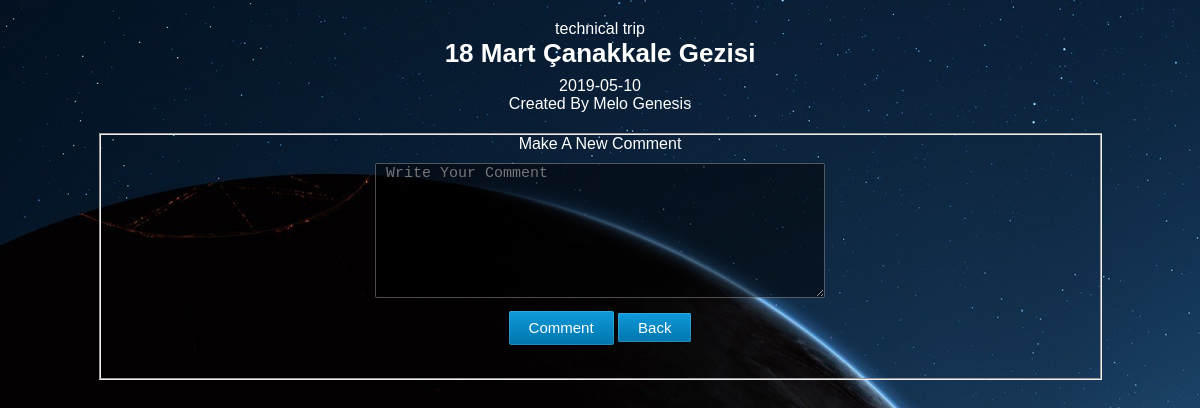
The app's page /comment.php?id=1 (signed in) with its own data.
### tables this page shows
CREATE TABLE `proposal` (
  `id` int(11) NOT NULL AUTO_INCREMENT,
  `mem_id` int(11) NOT NULL,
  `type` varchar(255) DEFAULT NULL,
  `description` varchar(255) DEFAULT NULL,
  `likeCount` int(11) unsigned DEFAULT NULL,
  `dislikeCount` int(11) unsigned DEFAULT NULL,
  `createdAt` date DEFAULT NULL,
  `isActive` int(11) NOT NULL DEFAULT '1',
  PRIMARY KEY (`id`),
  KEY `proposal_ibfk_1` (`mem_id`),
  CONSTRAINT `proposal_ibfk_1` FOREIGN KEY (`mem_id`) REFERENCES `member` (`id`) ON DELETE CASCADE
);

CREATE TABLE `member` (
  `id` int(11) NOT NULL AUTO_INCREMENT,
  `fname` varchar(255) DEFAULT NULL,
  `lname` varchar(255) DEFAULT NULL,
  `email` varchar(255) DEFAULT NULL,
  `department` varchar(255) DEFAULT NULL,
  `username` varchar(255) DEFAULT NULL,
  `password` varchar(255) DEFAULT NULL,
  `birthdate` date DEFAULT NULL,
  PRIMARY KEY (`id`)
);

### comment.php (the view, shortened to what this page needs)
<?php session_start(); require 'session.php'; require 'db_connect.php';
    $proposal_id = $_GET['id'];
    $query = mysqli_query($db, "SELECT * FROM proposal WHERE id = '$proposal_id' ");
    $row = mysqli_fetch_array($query);
?>
<html>
    <link rel="stylesheet" href="form.css" type="text/css">
    <div align="center" class="body-content module">
            <?php
                $owner = $row["mem_id"];
                $type = $row["type"];
                $description = $row["description"];
                $createdAt = $row["createdAt"];
                $query = "SELECT fname, lname FROM member WHERE id = \"" . $owner . "\" LIMIT 1";
                $result = $db->query($query);
                $row = $result->fetch_assoc();
            ?>
                <legend><?= $type ?></legend>
                <div>
                <?php
                    echo '<h2>';
                    echo $description;
                    echo '</h2>';
                    echo '<p>';
                    echo $createdAt;
                    echo '</p>';
                    echo '<p> Created By ';
                    echo $row["fname"]." ".$row["lname"] ;
                    echo '</p>';
                ?>
            <div style="padding: 20px;">
                <fieldset>
                    <form class="form module" method="POST" autocomplete="off">
                        <legend>Make A New Comment</legend>
                        <textarea id="teb" name="text" placeholder="Write Your Comment" required /></textarea>
                        <input class='btn btn-primary' type="submit" name="submit" value="Comment"/>
                        <a class="btn btn-primary" href="listproposals.php">Back</a>
                    </form>
                </fieldset>
            </div>
    </div>
</html>

### form.css (style rules this page uses)
h2 { font-size: 26px; margin-bottom: 8px; }
* { margin:0; padding:0; }
#teb { width: 100%; height: 135px; resize: vertical; margin-top: 10px; margin-bottom: 10px; }
.module { position: relative; top: 10%; padding-bottom: 30px; width: 450px; margin-left: auto; margin-right: auto; }
.body-content { position:relative; top:20px; height:700px; width: 1043px; margin-left:auto; margin-right:auto; background: transparent; }
select, textarea, input[type="text"], input[type="password"], input[type="email"] { height:30px; width:100%;; display: inline-block; vertical-align: middle; height: 34px; padding: 0 10px; margin-top: 3px; margin-bottom: 10px; font-size: 15px; line-height: 20px; border: 1px solid rgba(255, 255, 255, 0.3); background-color: rgba(0, 0, 0, 0.5); color: rgba(255, 255, 255, 0.7); -moz-box-sizing: border-box; box-sizing: border-box; border-radius: 2px; }
select, textarea, input[type="text"], input[type="password"], input[type="email"] { -webkit-appearance: none; -moz-appearance: none; -ms-appearance: none; appearance: none; -webkit-transition: background-position 0.2s, background-color 0.2s, border-color 0.2s, box-shadow 0.2s; transition: background-position 0.2s, background-color 0.2s, border-color 0.2s, box-shadow 0.2s; }
.btn { text-decoration: none; text-overflow: ellipsis; white-space: nowrap; overflow: hidden; margin: 3px 0; padding: 6px 20px; font-size: 15px; line-height: 20px; height: 34px; background-color: rgba(0, 0, 0, 0.15); color: #00aeff; border: 1px solid rgba(255, 255, 255, 0.15); box-shadow: 0 0 rgba(0, 0, 0, 0); border-radius: 2px; -webkit-transition: background-color 0.2s, box-shadow 0.2s, background-color 0.2s, border-color 0.2s, color 0.2s; transition: background-color 0.2s, box-shadow 0.2s, background-color 0.2s, border-color 0.2s, color 0.2s; }
.btn-primary { background-color: #098cc8; color: #ffffff; border: 1px solid transparent; box-shadow: 0 0 rgba(0, 0, 0, 0); border-radius: 2px; -webkit-transition: background-color 0.2s, box-shadow 0.2s, background-color 0.2s, border-color 0.2s, color 0.2s; transition: background-color 0.2s, box-shadow 0.2s, background-color 0.2s, border-color 0.2s, color 0.2s; background-image: -webkit-linear-gradient(top, #0f9ada, #0076ad); background-image: linear-gradient(to bottom, #0f9ada, #0076ad); border: 0; box-shadow: 0 1px 1px rgba(0, 0, 0, 0.3), 0 0 0 1px rgba(255, 255, 255, 0.15) inset; }

### records on screen
proposal: type "technical trip", description "18 Mart Çanakkale Gezisi", createdAt "2019-05-10"
member: fname "Melo", lname "Genesis"
